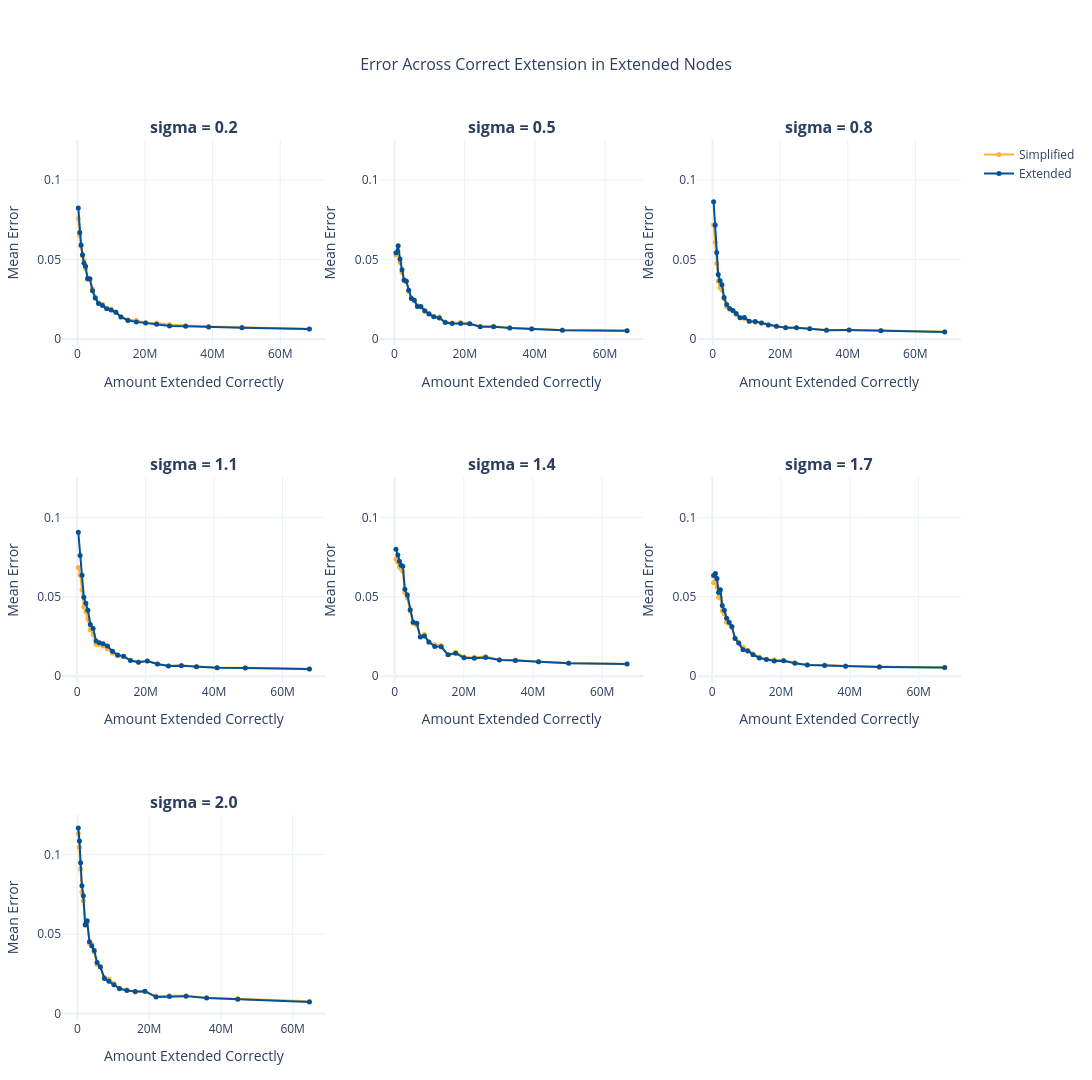

Source (notebook cell):
### Code cell
accuracy_vs_correct_extension(master_unary_df, "unary", 25)
